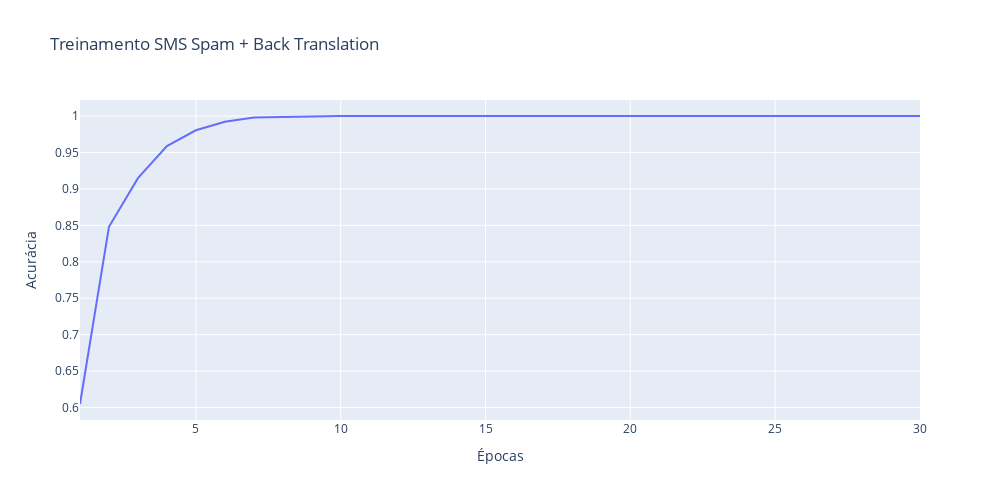

This figure's notebook cell:
### Code cell
epocas = [range(1, 31)] # Número de épocas utilizadas + 1

fig = px.line(x = epocas, y = train_acc_c, title='Treinamento SMS Spam + Back Translation')
fig.update_yaxes(title='Acurácia')
fig.update_xaxes(title='Épocas')
fig.update_layout(showlegend=False, autosize=False, width=1000, height=500)
fig.show()

### Figure 1 — Plotly figure (JSON) as saved in the notebook; plotly's stock layout.template omitted (floating-point values rounded to 4 significant figures)
{"data": [{"hovertemplate": "variable=wide_variable_0<br>value=%{x}<br>y=%{y}<extra></extra>", "legendgroup": "wide_variable_0", "line": {"color": "#636efa", "dash": "solid"}, "marker": {"symbol": "circle"}, "mode": "lines", "name": "wide_variable_0", "orientation": "v", "showlegend": true, "type": "scatter", "x": [1, 2, 3, 4, 5, 6, 7, 8, 9, 10, 11, 12, 13, 14, 15, 16, 17, 18, 19, 20, 21, 22, 23, 24, 25, 26, 27, 28, 29, 30], "xaxis": "x", "y": [0.6049, 0.848, 0.9147, 0.9588, 0.9804, 0.9922, 0.998, 0.999, 1, 1, 1, 1, 1, 1, 1, 1, 1, 1, 1, 1, 1, 1, 1, 1, 1, 1, 1, 1, 1, 1], "yaxis": "y"}], "layout": {"autosize": false, "height": 500, "legend": {"title": {"text": "variable"}, "tracegroupgap": 0}, "showlegend": false, "title": {"text": "Treinamento SMS Spam + Back Translation"}, "width": 1000, "xaxis": {"anchor": "y", "domain": [0, 1], "title": {"text": "Épocas"}}, "yaxis": {"anchor": "x", "domain": [0, 1], "title": {"text": "Acurácia"}}}}
